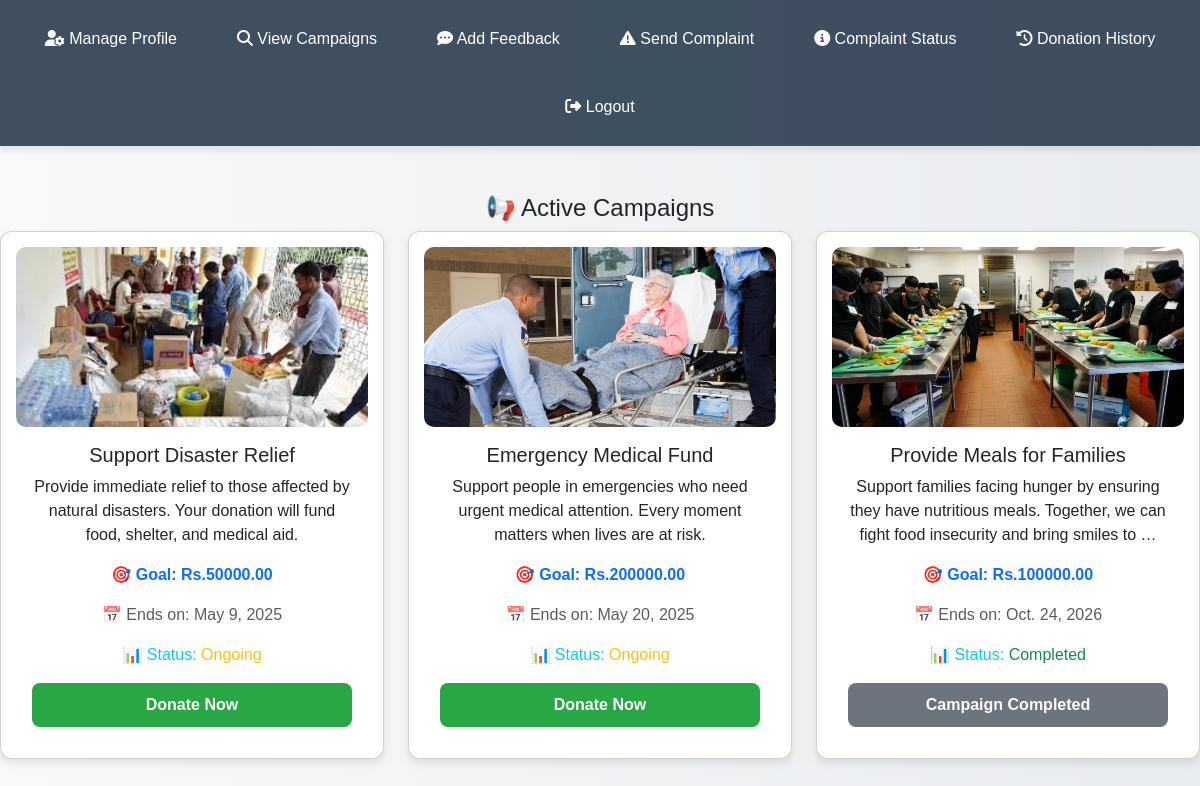
The app's page /home/view_campaign/ (signed in) with its own data.
### home/models.py (models this page shows, shortened)
class Campaign(models.Model):
    organization = models.ForeignKey(
        "Organization", on_delete=models.CASCADE, related_name="campaigns"
    )
    title = models.CharField(max_length=255)
    description = models.TextField()
    goal_amount = models.DecimalField(max_digits=10, decimal_places=2)
    raised_amount = models.DecimalField(max_digits=10, decimal_places=2, default=0.00)
    end_date = models.DateField()
    image = models.ImageField(upload_to="campaign_images/", blank=True, null=True)
    created_by = models.ForeignKey(
        User, on_delete=models.CASCADE, related_name="campaigns", null=True, blank=True
    )
    created_at = models.DateTimeField(auto_now_add=True)
    verified = models.BooleanField(default=False)
    is_edit_pending = models.BooleanField(default=False)
    STATUS_CHOICES = [
        ("Ongoing", "Ongoing"),
        ("Completed", "Completed"),
    ]
    status = models.CharField(max_length=10, choices=STATUS_CHOICES, default="Ongoing")

### home/views.py (the view)
# urls.py: path('view_campaign/', views.view_campaign, name='view_campaign'),
@login_required
def view_campaign(request):
    Campaign.objects.filter(
        (Q(raised_amount__gte=F('goal_amount')) | Q(end_date__lt=timezone.now())) & Q(status="Ongoing")
    ).update(status="Completed")
    campaigns = Campaign.objects.filter(verified=True).order_by('-created_at')
    return render(request, 'view_campaign.html', {'campaigns': campaigns})

### templates/view_campaign.html (shortened to what this page needs)
{% load tz %}
<!DOCTYPE html>
<html lang="en">
<head>
    <link href="https://cdn.jsdelivr.net/npm/bootstrap@5.3.0-alpha1/dist/css/bootstrap.min.css" rel="stylesheet">
    <link href="https://cdn.jsdelivr.net/npm/@fortawesome/fontawesome-free@6.5.0/css/all.min.css" rel="stylesheet">
</head>
<body>
    <nav class="navbar">
        <div class="link-container">
            <a href="{% url 'donor_profile' %}"><i class="fa-solid fa-user-gear"></i> Manage Profile</a>
            <a href="{% url 'view_campaign' %}"><i class="fa-solid fa-magnifying-glass"></i> View Campaigns</a>
            <a href="{% url 'donor_feedback' %}"><i class="fa-solid fa-comment-dots"></i> Add Feedback</a>
            <a href="{% url 'submit_donor_complaint' %}"><i class="fa-solid fa-triangle-exclamation"></i> Send Complaint</a>
            <a href="{% url 'donor_complaint_list' %}"><i class="fa-solid fa-circle-info"></i> Complaint Status</a>
            <a href="{% url 'donationhistory' %}"><i class="fa-solid fa-clock-rotate-left"></i> Donation History</a>
            <form action="{% url 'donorlogout' %}" method="post" style="display: inline;">
                <button type="submit" class="btn-logout">
                    <i class="fa-solid fa-right-from-bracket"></i> Logout
                </button>
            </form>
        </div>
    </nav>
    {% if campaigns %}
    <h4 class="mt-5 text-center">📢 Active Campaigns</h4>
    <div class="row">
        {% for campaign in campaigns %}
        <div class="col-md-4 d-flex fade-in">
            <div class="card campaign-card h-100 w-100 d-flex flex-column">
                <div class="image-container">
                    {% if campaign.image %}
                    <img src="{{ campaign.image.url }}" class="campaign-img" alt="{{ campaign.title }}">
                    {% else %}
                    <img src="https://via.placeholder.com/200" class="campaign-img" alt="No Image Available">
                    {% endif %}
                </div>
                <div class="card-body d-flex flex-column text-center">
                    <h5 class="card-title">{{ campaign.title }}</h5>
                    <p class="card-text flex-grow-1">{{ campaign.description|truncatewords:20 }}</p>
                    <p class="fw-bold text-primary">🎯 Goal: Rs.{{ campaign.goal_amount }}</p>
                    <p class="text-muted">📅 Ends on: {{ campaign.end_date }}</p>
                    <p class="text-info">📊 Status:
                        <span class="{% if campaign.status == 'Completed' %}text-success{% else %}text-warning{% endif %}">
                            {{ campaign.status }}
                        </span>
                    </p>
                    {% if campaign.status == 'Completed' %}
                        {% if campaign.end_date < now %}
                            <button class="btn btn-secondary btn-donate mt-auto btn-disabled"
                                onclick="alert('This campaign has ended. Donations are no longer accepted.')">
                                Campaign Ended
                            </button>
                        {% else %}
                            <button class="btn btn-secondary btn-donate mt-auto btn-disabled"
                                onclick="alert('This campaign has been completed. Donations are no longer accepted.')">
                                Campaign Completed
                            </button>
                        {% endif %}
                    {% else %}
                        <a href="{% url 'makedonation' campaign.id %}" class="btn btn-success btn-donate mt-auto">Donate Now</a>
                    {% endif %}
                </div>
            </div>
        </div>
        {% endfor %}
    </div>
    {% else %}
    <p class="text-danger text-center mt-4">No campaigns available.</p>
    {% endif %}
</body>
</html>

### templates/view_campaign.html (style rules this page uses)
.navbar { background-color: rgba(44, 62, 80, 0.9); padding: 15px 0; box-shadow: 0 4px 8px rgba(0, 0, 0, 0.1); }
.link-container { display: flex; justify-content: center; gap: 20px; flex-wrap: wrap; }
.link-container a, .link-container button.btn-logout { color: white; text-decoration: none; font-size: 16px; padding: 12px 20px; border-radius: 5px; transition: background-color 0.3s ease; background: none; border: none; }
.btn-logout { background-color: #e74c3c; font-size: 16px; transition: background-color 0.3s ease; cursor: pointer; }
body { background: linear-gradient(to right, #f8f9fa, #e9ecef); font-family: 'Poppins', sans-serif; }
.campaign-card { border-radius: 12px; overflow: hidden; box-shadow: 0 4px 10px rgba(0, 0, 0, 0.1); transition: transform 0.3s ease-in-out, box-shadow 0.3s ease-in-out; background-color: white; display: flex; flex-direction: column; align-items: center; text-align: center; padding: 15px; }
.image-container { width: 100%; height: 180px; overflow: hidden; border-radius: 10px; }
.campaign-img { width: 100%; height: 100%; object-fit: cover; }
.btn-donate { background: #28a745; border: none; padding: 10px 15px; font-weight: bold; border-radius: 8px; transition: background 0.3s ease-in-out, transform 0.2s; text-decoration: none; color: white; }
.btn-disabled { background-color: #6c757d; cursor: not-allowed; }
.fade-in { opacity: 0; animation: fadeIn 0.5s ease-in-out forwards; }

### records on screen
Campaign: image (picture), title "Support Disaster Relief", description "Provide immediate relief to those affected by natural disasters. Your donation will fund food, shelter, and medical aid.", goal_amount "50000.00", end_date "May 9, 2025", status "Ongoing", shows "Donate Now"
Campaign: image (picture), title "Emergency Medical Fund", description "Support people in emergencies who need urgent medical attention. Every moment matters when lives are at risk.", goal_amount "200000.00", end_date "May 20, 2025", status "Ongoing", shows "Donate Now"
Campaign: image (picture), title "Provide Meals for Families", description "Support families facing hunger by ensuring they have nutritious meals. Together, we can fight food insecurity and bring smiles to …", goal_amount "100000.00", end_date "Oct. 24, 2026", status "Completed", shows "Campaign Completed"
